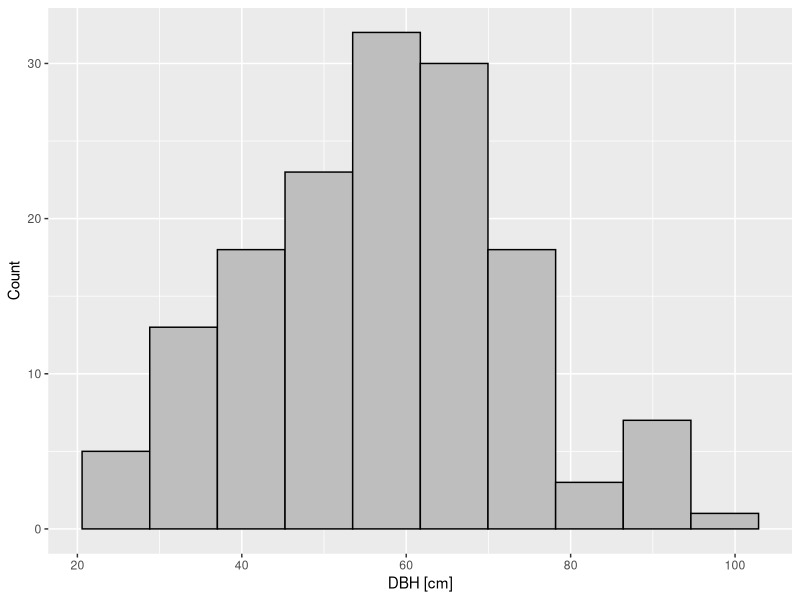
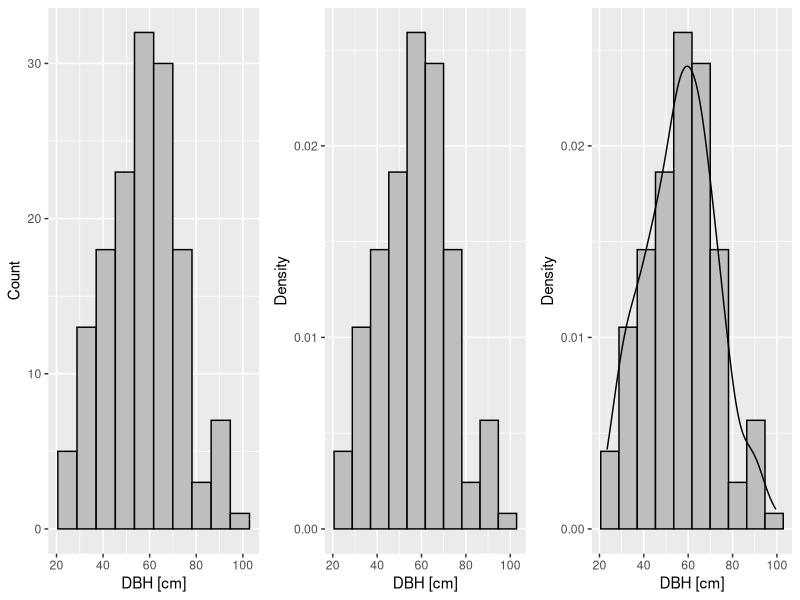
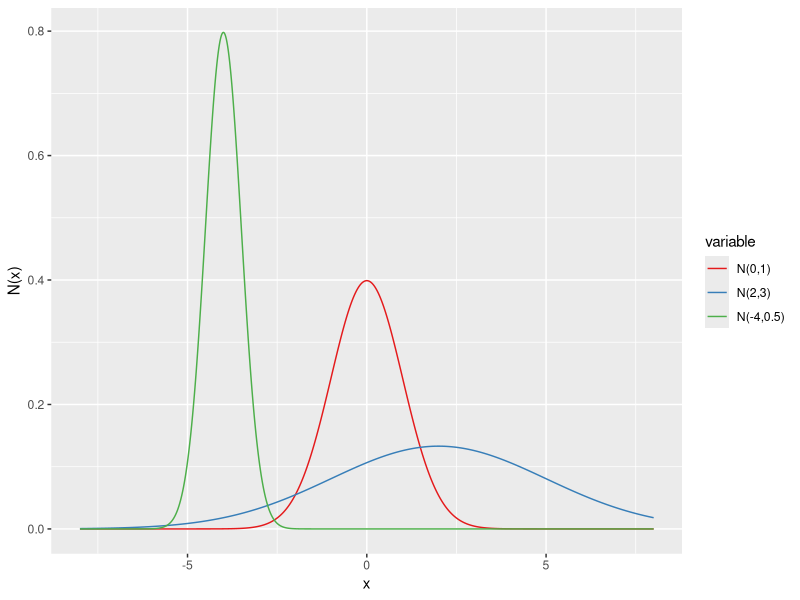
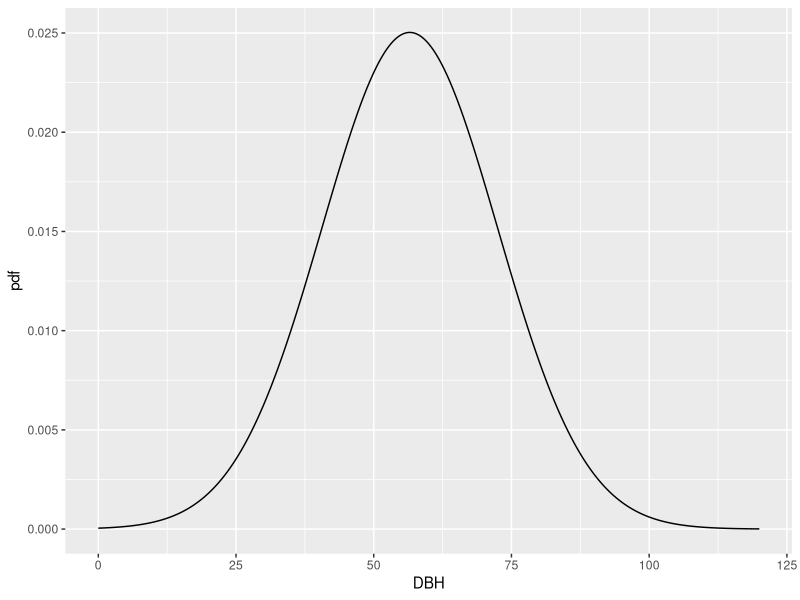
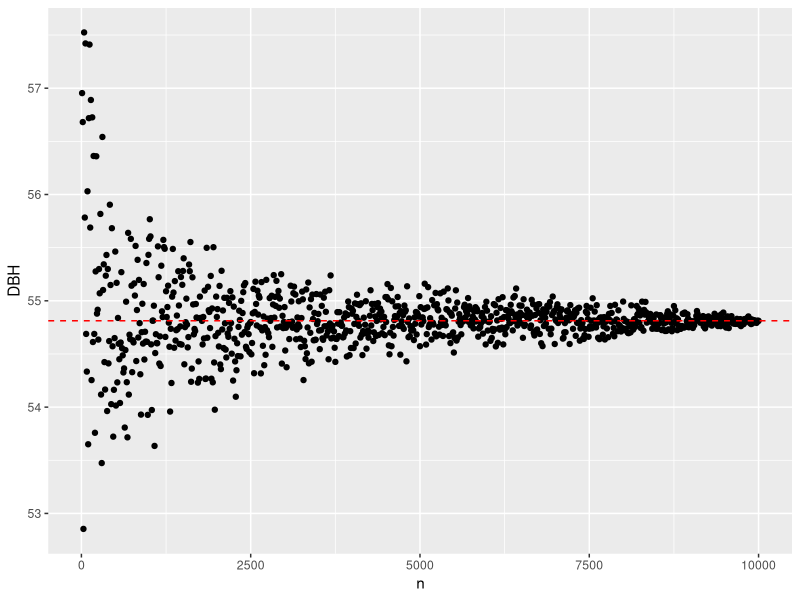
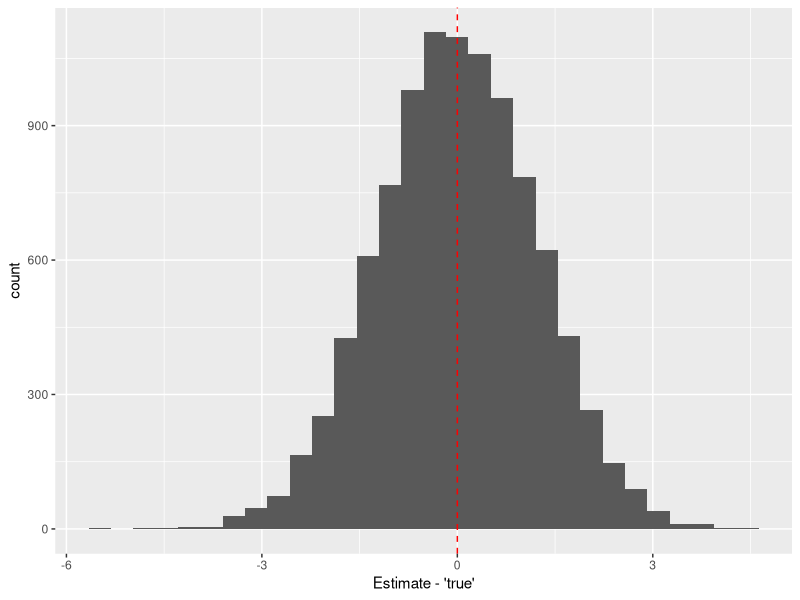

The R source for these figures, in order: (Note: this script raises an error after producing the figures.)
## ---- chunk 1
library(ggplot2)
library(reshape2)
library(gridExtra)
#knitr::opts_chunk$set(dev = 'pdf')
## ---- chunk 2
set.seed(667) # One step ahead of the devil!
dbh <- data.frame(Sample = 1:150, DBH = rnorm(150, 55, 15), Forest = rep("Forest A", 150))

ggplot(dbh, aes(x = DBH)) + 
  geom_histogram(binwidth = 1 + log2(150), fill = "grey", col = "black") + 
  ylab("Count") + 
  xlab("DBH [cm]")
## ---- chunk 3

grid.arrange(
  ggplot(dbh, aes(x = DBH)) + 
  geom_histogram(binwidth = 1 + log2(150), fill = "grey", col = "black") + 
  ylab("Count") + 
  xlab("DBH [cm]"),
  
  ggplot(dbh, aes(x = DBH, y = ..density..)) + 
  geom_histogram(binwidth = 1 + log2(150), fill = "grey", col = "black") + 
  ylab("Density") + 
  xlab("DBH [cm]"),
  
  ggplot(dbh, aes(x = DBH, y = ..density..)) + 
  geom_histogram(binwidth = 1 + log2(150), fill = "grey", col = "black") + 
    geom_density() +
  ylab("Density") + 
  xlab("DBH [cm]"),
  
  ncol=3
)
## ---- chunk 4

x <- seq(-8,8,length.out=10000)

set.seed(667)

d1 <- data.frame(x=x,
                v1=dnorm(x,mean=0,sd=1),
                v2=dnorm(x,mean=2,sd=3),
                v3=dnorm(x,mean=-4,sd=0.5))
d1 <- melt(d1, id.vars="x")
d1$variable <- factor(as.character(d1$variable),labels=c("N(0,1)","N(2,3)","N(-4,0.5)"))

ggplot(d1, aes(x=x, y=value, col=variable)) +
    geom_line() +
    scale_color_brewer(palette="Set1") +
    ylab("N(x)")
## ---- chunk 5

dat <- data.frame(DBH = seq(0, 120, length.out = 1000), 
                  pdf = dnorm(seq(0, 120, length.out = 1000), mean(dbh$DBH), sd = sd(dbh$DBH)), 
                  cdf = pnorm(seq(0, 120, length.out = 1000), mean(dbh$DBH), sd = sd(dbh$DBH)))

ggplot(dat, aes(x = DBH, y = pdf)) +
  geom_line()

## ---- chunk 6

pop <- rnorm(10000, 55, 15)

x <- c()

for (i in seq(10, 10000, 10)) {
  x <- c(x, mean(sample(pop, i)))
}

ggplot(data = data.frame(n = seq(10, 10000, 10),
                         DBH = x), 
       aes(x = n, y = DBH)) +
  geom_point() +
  geom_hline(yintercept = mean(pop), col = "red", linetype = "dashed")

## ---- chunk 7

pop <- rnorm(10000, 55, 15)

x <- c()

for (i in 1:10000) {
  x <- c(x, mean(sample(pop, 150)))
}

ggplot(data = data.frame(x = x - mean(pop)), 
       aes(x = x)) +
  geom_histogram() +
  geom_vline(xintercept = 0, col = "red", linetype = "dashed") +
  xlab("Estimate - 'true'")

## ---- chunk 8
set.seed(667) # One step ahead of the devil!
dbh_repeat <- replicate(1000000, rnorm(150, 55, 15))
dbh_repeat_mean <- apply(dbh_repeat, 2, mean)
ggplot(data.frame(x = dbh_repeat_mean), aes(x = x)) + geom_histogram()
## ---- chunk 9
set.seed(667) # One step ahead of the devil!

dbh_repeat <- replicate(1000000, rnorm(150, 55, 15))
dbh_repeat_mean <- apply(dbh_repeat, 2, mean)
p1 <- ggplot(data.frame(DBH = dbh_repeat_mean), aes(x = DBH)) + geom_histogram() + xlim(35, 75)

dbh_repeat2 <- replicate(1000000, rnorm(15, 55, 15))
dbh_repeat2_mean <- apply(dbh_repeat2, 2, mean)

p2 <- ggplot(data.frame(DBH = dbh_repeat2_mean), aes(x = DBH)) + geom_histogram() + xlim(35, 75)

grid.arrange(p1, p2, ncol = 2)
## ---- chunk 10

dbh_repeat <- replicate(100, rnorm(15, 55, 15))
dbh_repeat_mean <- apply(dbh_repeat, 2, mean)
dbh_repeat_sd <- apply(dbh_repeat, 2, sd)

ggplot(data.frame(sample = 1:100, DBH = dbh_repeat_mean, ci = (dbh_repeat_sd / sqrt(15)) * 1.96),
       aes(x = sample, y = DBH)) +
  geom_point() +
  geom_errorbar(aes(ymin = DBH - ci, ymax = DBH + ci)) +
  geom_hline(yintercept = 55, linetype = "dashed", col = "red") +
  labs(title = "n = 15") +
  ylim(30, 80)

## ---- chunk 11

dbh_repeat <- replicate(100, rnorm(150, 55, 15))
dbh_repeat_mean <- apply(dbh_repeat, 2, mean)
dbh_repeat_sd <- apply(dbh_repeat, 2, sd)

ggplot(data.frame(sample = 1:100, DBH = dbh_repeat_mean, ci = (dbh_repeat_sd / sqrt(150)) * 1.96),
       aes(x = sample, y = DBH)) +
  geom_point() +
  geom_errorbar(aes(ymin = DBH - ci, ymax = DBH + ci)) +
  geom_hline(yintercept = 55, linetype = "dashed", col = "red") +
  labs(title = "n = 150") +
  ylim(30, 80)

## ---- chunk 12
x <- seq(-8,8,length.out=10000)

set.seed(667)

d1 <- data.frame(x=x,
                v1=dnorm(x,mean=0,sd=1),
                v2=dnorm(x,mean=2,sd=3),
                v3=dnorm(x,mean=-4,sd=0.5))
d1 <- melt(d1, id.vars="x")
d1$variable <- factor(as.character(d1$variable),labels=c("N(0,1)","N(2,3)","N(-4,0.5)"))

set.seed(667)

d2 <- data.frame(x=x,
                v1=pnorm(x,mean=0,sd=1),
                v2=pnorm(x,mean=2,sd=3),
                v3=pnorm(x,mean=-4,sd=0.5))
d2 <- melt(d2, id.vars="x")
d2$variable <- factor(as.character(d2$variable), labels=c("N(0,1)","N(2,3)","N(-4,0.5)"))

grid.arrange(
  ggplot(d1, aes(x=x, y=value, col=variable)) +
    geom_line() +
    scale_color_brewer(palette="Set1") +
    ylab("N(x)") +
    ggtitle("pdf\n"),
  
  ggplot(d2, aes(x=x, y=value, col=variable)) +
    geom_line() +
    scale_color_brewer(palette="Set1") +
    ylab("KumN(x)") +
    ggtitle("cdf\n"),
  
  ncol=2
)
## ---- chunk 13
n <- 10000

set.seed(667)

d1 <- data.frame(B=c(rbinom(n, 40, 0.7),
                     rbinom(n, 40, 0.5),
                     rbinom(n, 20, 0.5)),
                Parameters=c(rep("Binom(0.7,40)", length(rbinom(n, 40, 0.7))),
                            rep("Binom(0.5,40)", length(rbinom(n, 40, 0.7))),
                            rep("Binom(0.5,20)", length(rbinom(n, 40, 0.7)))))

set.seed(667)

d2 <- data.frame(x=c(1:40,1:40,1:40),
                 B=c(pbinom(1:40,40,0.7),pbinom(1:40,40,0.5),pbinom(1:40,20,0.5)),
                 Parameters=c(rep("Binom(0.7,40)", length(pbinom(1:40,40,0.7))),
                              rep("Binom(0.5,40)", length(pbinom(1:40,40,0.5))),
                              rep("Binom(0.5,20)", length(pbinom(1:40,20,0.5)))))

grid.arrange(
  
  ggplot(d1, aes(x=B, fill=Parameters)) +
  geom_bar(binwidth=1, position='dodge') +
  scale_fill_brewer(palette="Set1") +
  ylab("Binom(k)") +
  xlab("k") +
  ggtitle("pdf\n"),

  ggplot(d2, aes(x=x, y=B, col=Parameters)) +
    geom_point() +
    scale_color_brewer(palette="Set1") +
    ylab("KumBinom(k)") +
    xlab("k") +
    ggtitle("cdf\n"),
  
  ncol=2
)
## ---- chunk 14
n <- 10000

set.seed(667)

d1 <- data.frame(P=c(rpois(n, 2),
                     rpois(n, 4),
                     rpois(n, 10)),
                Parameters=c(rep("Pois(0.7,40)", length(rpois(n, 2))),
                            rep("Pois(0.5,40)", length(rpois(n, 4))),
                            rep("Pois(0.5,20)", length(rpois(n, 10)))))

set.seed(667)

d2 <- data.frame(x=c(1:20,1:20,1:20),
                 P=c(ppois(1:20,2),ppois(1:20,4),ppois(1:20,10)),
                 Parameters=c(rep("Pois(2)", length(ppois(1:20,2))),
                              rep("Pois(4)", length(ppois(1:20,4))),
                              rep("Pois(10)", length(ppois(1:20,10)))))

grid.arrange(
  
  ggplot(d1, aes(x=P, fill=Parameters)) +
  geom_bar(binwidth=1, position='dodge') +
  scale_fill_brewer(palette="Set1") +
  ylab("Pois(k)") +
  xlab("k") +
  ggtitle("Verteilungsfunktion\n"),

  ggplot(d2, aes(x=x, y=P, col=Parameters)) +
    geom_point() +
    scale_color_brewer(palette="Set1") +
    ylab("KumPois(k)") +
    xlab("k") +
    ggtitle("Kummulative Verteilungsfunktion\n"),
  
  ncol=2
)
## ---- chunk 15
x <- seq(0,10,length.out=10000)

set.seed(667)

d1 <- data.frame(x=x,
                v1=dlnorm(x,mean=1,sd=1),
                v2=dlnorm(x,mean=1,sd=0.5),
                v3=dlnorm(x,mean=1,sd=0.25))
d1 <- melt(d1, id.vars="x")
d1$variable <- factor(as.character(d1$variable),labels=c("LN(1,1)","LN(1,0.5)","LN(1,0.25)"))

set.seed(667)

d2 <- data.frame(x=x,
                v1=plnorm(x,mean=1,sd=1),
                v2=plnorm(x,mean=1,sd=0.5),
                v3=plnorm(x,mean=1,sd=0.25))
d2 <- melt(d2, id.vars="x")
d2$variable <- factor(as.character(d2$variable), labels=c("LN(1,1)","LN(1,0.5)","LN(1,0.25)"))

grid.arrange(
  ggplot(d1, aes(x=x, y=value, col=variable)) +
    geom_line() +
    scale_color_brewer(palette="Set1") +
    ylab("N(x)") +
    ggtitle("Verteilungsfunktion\n"),
  
  ggplot(d2, aes(x=x, y=value, col=variable)) +
    geom_line() +
    scale_color_brewer(palette="Set1") +
    ylab("KumN(x)") +
    ggtitle("Kumulative Verteilungsfunktion\n"),
  
  ncol=2
)

## ---- chunk 16
dbh2 <- data.frame(Sample = 1:150, DBH = rnorm(150, 48, 15), Forest = rep("Forest B", 150))

ggplot(rbind(dbh, dbh2), aes(x = factor(Forest), y = DBH)) + 
  geom_boxplot() +  
  xlab("")
## ---- chunk 17
x <- seq(-6,6,length.out=10000)

set.seed(667)

d1 <- data.frame(x=x,
                v1=dt(x,1),
                v2=dt(x,4),
                v3=dt(x,10))
d1 <- melt(d1, id.vars="x")
d1$variable <- factor(as.character(d1$variable),labels=c("STUT(1)","STUT(4)","STUT(10)"))

set.seed(667)

d2 <- data.frame(x=x,
                v1=pt(x,1),
                v2=pt(x,4),
                v3=pt(x,10))
d2 <- melt(d2, id.vars="x")
d2$variable <- factor(as.character(d2$variable), labels=c("STUT(1)","STUT(4)","STUT(10)"))

grid.arrange(
  ggplot(d1, aes(x=x, y=value, col=variable)) +
    geom_line() +
    scale_color_brewer(palette="Set1") +
    ylab("STUT(x)") +
    ggtitle("pdf\n"),
  
  ggplot(d2, aes(x=x, y=value, col=variable)) +
    geom_line() +
    scale_color_brewer(palette="Set1") +
    ylab("KumSTUT(x)") +
    ggtitle("cdf\n"),
  
  ncol=2
)
## ---- chunk 18

nitrate <- data.frame(A = rnorm(100000, 15, 5),
                      B = rnorm(100000, 15.5, 5))
nitrate_plot <- melt(nitrate)
ggplot(nitrate_plot, aes(x = variable, y = value)) +
  geom_boxplot() +
  labs(x = "Catchment", y = expression(paste("Nitrate [mg L"^-1*"]")))
## ---- chunk 19
x <- seq(0,4,length.out=1000)

set.seed(667)

d1 <- data.frame(x=x,
                v1=df(x,2,2),
                v2=df(x,2,5),
                v3=df(x,10,10),
                v4=df(x,10,5))
d1 <- melt(d1, id.vars="x")
d1$variable <- factor(as.character(d1$variable),labels=c("F(2,2)","F(2,5)","F(10,10)","F(10,5)"))

set.seed(667)

d2 <- data.frame(x=x,
                v1=pf(x,2,2),
                v2=pf(x,2,5),
                v3=pf(x,10,10),
                v4=pf(x,10,5))
d2 <- melt(d2, id.vars="x")
d2$variable <- factor(as.character(d2$variable), labels=c("F(2,2)","F(2,5)","F(10,10)","F(10,5)"))

grid.arrange(
  ggplot(d1, aes(x=x, y=value, col=variable)) +
    geom_line() +
    scale_color_brewer(palette="Set1") +
    ylab("F(x)") +
    ggtitle("pdf\n"),
  
  ggplot(d2, aes(x=x, y=value, col=variable)) +
    geom_line() +
    scale_color_brewer(palette="Set1") +
    ylab("KumF(x)") +
    ggtitle("cdf\n"),
  
  ncol=2
)
## ---- chunk 20
set.seed(665)

dbh$Height <- unlist(lapply(dbh$DBH*1.3+40, function(x)rnorm(1, x, sd = 15)))

ggplot(dbh, aes(x = DBH, y = Height)) +
  geom_point() +
  ylim(50, 200)
## ---- chunk 21
x <- runif(100,1,15)
a <- 0.8*x+rnorm(100,0,3)
b <- -0.8*x+rnorm(100,0,4)
c <- (x^6)/1000000+seq(0,2,length.out=100)+rnorm(100,0,0.5)
d <- rep(10,100)+rnorm(100,0,0.5)
e <- x+rnorm(100,0,0.1)
f <- runif(100,1,15)

cor <- melt(data.frame(x,a,b,c,d,e,f), id.vars="x")
cor$r <- NA

for(i in unique(cor$variable)){
  cor[which(cor$variable==i),"r"] <- paste0("r=",round(cor(cor[which(cor$variable==i),"value"],cor[which(cor$variable==i),"x"]),2))
}

ggplot(cor, aes(x=x, y=value)) + 
  geom_point() +
  geom_smooth(se=FALSE, col="red", method="lm") +
  facet_wrap(~r, scales="free") +
  ylab("y")
